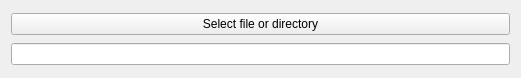
<?xml version="1.0" encoding="UTF-8"?>
<ui version="4.0">
 <class>Form</class>
 <widget class="QWidget" name="Form">
  <property name="geometry">
   <rect>
    <x>0</x>
    <y>0</y>
    <width>521</width>
    <height>78</height>
   </rect>
  </property>
  <property name="windowTitle">
   <string>Form</string>
  </property>
  <layout class="QVBoxLayout" name="verticalLayout">
   <item>
    <widget class="QPushButton" name="select_button">
     <property name="text">
      <string>Select file or directory</string>
     </property>
    </widget>
   </item>
   <item>
    <widget class="QLineEdit" name="current_line_edit"/>
   </item>
  </layout>
 </widget>
 <resources/>
 <connections/>
</ui>
